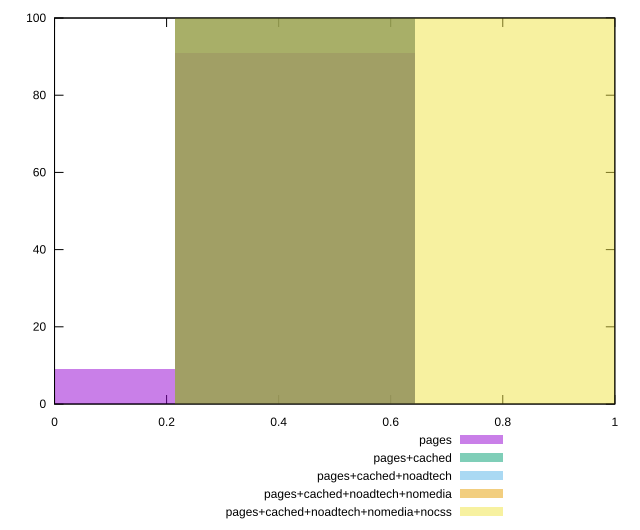

gnuplot code for this plot:
reset

$pages <<EOF
0.4290758209722445 91
0 9
EOF

$pagesCached <<EOF
0.4290758209722445 100
EOF

$pagesCachedNoadtech <<EOF
0.4290758209722445 100
EOF

$pagesCachedNoadtechNomedia <<EOF
0.4290758209722445 100
EOF

$pagesCachedNoadtechNomediaNocss <<EOF
0.858151641944489 100
EOF

set key outside below
set boxwidth 0.4290758209722445
set xrange [0:1]
set yrange [0:100]
set trange [0:100]
set style fill transparent solid 0.5 noborder
set terminal svg size 640, 530 enhanced background rgb 'white'
set output "report_00009_2021-02-08T22-37-41.559Z/render-blocking-resources/comparison/histogram/all_score.svg"

plot $pages title "pages" with boxes, \
     $pagesCached title "pages+cached" with boxes, \
     $pagesCachedNoadtech title "pages+cached+noadtech" with boxes, \
     $pagesCachedNoadtechNomedia title "pages+cached+noadtech+nomedia" with boxes, \
     $pagesCachedNoadtechNomediaNocss title "pages+cached+noadtech+nomedia+nocss" with boxes

reset
